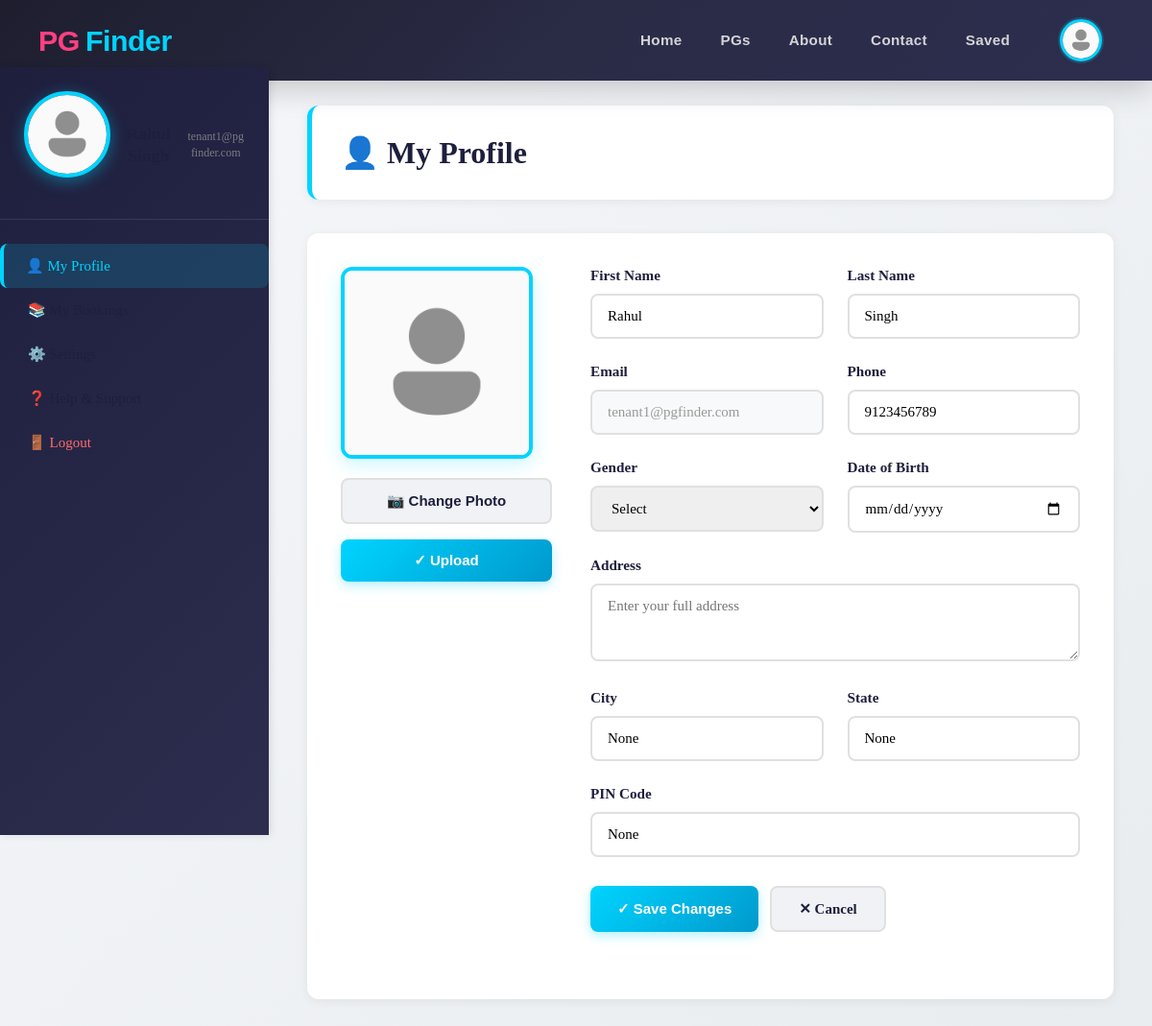
The page /user/my-profile/ (signed in) on the database its author committed.
### users/models.py (models this page shows, shortened)
class MyUser(AbstractBaseUser):
    email = models.EmailField(
        verbose_name="Email Address",
        max_length=255,
        unique=True,
    )
    username = models.CharField(max_length=50,unique=True)
    first_name = models.CharField(max_length=50)
    last_name = models.CharField(max_length=50)
    gender = models.CharField(max_length=30,blank=True,null=True, choices=[
        ('male','Male'),
        ('female','Female'),
    ])
    date_of_birth = models.DateField(blank=True, null=True)
    phone =  models.CharField(max_length=15,unique=True )
    profile_image = models.ImageField(upload_to='profile_images/', blank=True, null=True)
    is_owner = models.BooleanField(default=False)
    aadhar_card = models.CharField(max_length=20, unique=True, blank=True, null=True)
    address = models.TextField(blank=True, null=True)
    city = models.CharField(max_length=100, blank=True, null=True)
    state = models.CharField(max_length=100, blank=True, null=True)
    pin_code = models.CharField(max_length=10, blank=True, null=True)
    date_joined = models.DateTimeField(auto_now_add=True,blank=True)
    last_login = models.DateTimeField(auto_now_add=True)
    is_admin = models.BooleanField(default=False)
    is_staff = models.BooleanField(default=False)
    is_active = models.BooleanField(default=False)
    is_superadmin = models.BooleanField(default=False)
    objects = MyUserManager()
    USERNAME_FIELD = "email"
    REQUIRED_FIELDS = ["username","first_name", "last_name", "date_of_birth"]

### users/views.py (the view, shortened to what this page needs)
# urls.py: path('my-profile/', views.my_profile, name='my_profile'),
def my_profile(request):
    if not request.user.is_authenticated:
        return redirect('user_login')
    user = request.user
    pending_bookings_count = Booking.objects.filter(tenant=user, status='pending_payment_review').count()
    confirmed_bookings_count = Booking.objects.filter(tenant=user, status='confirmed').count()
    context = {
        'user_obj': user,
        'page': 'profile',
        'pending_bookings_count': pending_bookings_count,
        'confirmed_bookings_count': confirmed_bookings_count,
    }
    return render(request, 'users/dashboard/my_profile.html', context)

### templates/users/dashboard/my_profile.html (shortened to what this page needs)
{% extends 'base.html' %}
{% load static %}
{% block content %}
<div class="dashboard-container">
  <aside class="sidebar">
    <div class="sidebar-header">
      {% if user_obj.profile_image %}
        <img src="{{ user_obj.profile_image.url }}" alt="Avatar" class="sidebar-avatar">
      {% else %}
        <img src="{% static 'images/user.png' %}" alt="Avatar" class="sidebar-avatar">
      {% endif %}
      <div class="sidebar-name">{{ user_obj.first_name }} {{ user_obj.last_name }}</div>
      <div class="sidebar-email">{{ user_obj.email }}</div>
    </div>
    <ul class="sidebar-menu">
      <li><a href="{% url 'my_profile' %}" class="{% if request.resolver_match.url_name == 'my_profile' %}active{% endif %}"><span>👤 My Profile</span></a></li>
      <li><a href="{% url 'my_bookings_list' %}" class="{% if request.resolver_match.url_name == 'my_bookings_list' %}active{% endif %}">
        <span>📚 My Bookings</span>
      </a></li>
      <li><a href="{% url 'settings' %}" class="{% if request.resolver_match.url_name == 'settings' %}active{% endif %}"><span>⚙️ Settings</span></a></li>
      <li><a href="{% url 'help_support' %}" class="{% if request.resolver_match.url_name == 'help_support' %}active{% endif %}"><span>❓ Help & Support</span></a></li>
      <li><a href="{% url 'user_logout' %}" style="color: #ff6b6b;"><span>🚪 Logout</span></a></li>
    </ul>
  </aside>
  <main class="main-content">
    <div class="content-header">
      <h2>👤 My Profile</h2>
    </div>
    <div class="card">
      <div class="profile-section">
        <div class="profile-photo">
          {% if user_obj.profile_image %}
            <img id="profilePreview" src="{{ user_obj.profile_image.url }}" alt="Profile">
          {% else %}
            <img id="profilePreview" src="{% static 'images/user.png' %}" alt="Profile">
          {% endif %}
          <form method="post" enctype="multipart/form-data" id="photoForm" style="margin-top: 20px;">
            <div class="upload-btn-wrapper">
              <button type="button" class="btn btn-secondary" style="width:100%; margin-bottom:12px;">📷 Change Photo</button>
            </div>
            <button type="submit" form="photoForm" class="btn btn-primary" style="width:100%;">✓ Upload</button>
          </form>
        </div>
        <div>
          <form method="post">
            <div class="form-row">
              <div class="form-group">
                <label>First Name</label>
                <input type="text" name="first_name" value="{{ user_obj.first_name }}" required>
              </div>
              <div class="form-group">
                <label>Last Name</label>
                <input type="text" name="last_name" value="{{ user_obj.last_name }}" required>
              </div>
            </div>
            <div class="form-row">
              <div class="form-group">
                <label>Email</label>
                <input type="email" value="{{ user_obj.email }}" readonly>
              </div>
              <div class="form-group">
                <label>Phone</label>
                <input type="text" name="phone" value="{{ user_obj.phone }}" required>
              </div>
            </div>
            <div class="form-row">
              <div class="form-group">
                <label>Gender</label>
                <select name="gender">
                  <option value="">Select</option>
                </select>
              </div>
              <div class="form-group">
                <label>Date of Birth</label>
                <input type="date" name="date_of_birth" value="{{ user_obj.date_of_birth }}">
              </div>
            </div>
            <div class="form-group">
              <label>Address</label>
              <textarea name="address" rows="3" placeholder="Enter your full address">{{ user_obj.address }}</textarea>
            </div>
            <div class="form-row">
              <div class="form-group">
                <label>City</label>
                <input type="text" name="city" value="{{ user_obj.city }}" placeholder="Enter city">
              </div>
              <div class="form-group">
                <label>State</label>
                <input type="text" name="state" value="{{ user_obj.state }}" placeholder="Enter state">
              </div>
            </div>
            <div class="form-group">
              <label>PIN Code</label>
              <input type="text" name="pin_code" value="{{ user_obj.pin_code }}" placeholder="Enter PIN code">
            </div>
            <div class="btn-group">
              <button type="submit" class="btn btn-primary">✓ Save Changes</button>
              <a href="{% url 'home' %}" class="btn btn-secondary">✕ Cancel</a>
            </div>
          </form>
        </div>
      </div>
    </div>
  </main>
</div>
{% endblock %}

### PgFinder/static/css/nav.css (style rules this page uses)
* { margin: 0; padding: 0; box-sizing: border-box; }
html { margin: 0; padding: 0; }
body { margin: 0; padding: 0; padding-top: 70px; }
.sidebar-header { display: flex; align-items: center; gap: 14px; margin-bottom: 15px; padding-bottom: 15px; border-bottom: 2px solid #f0f0f0; }
.sidebar-name { font-weight: 700; color: #1e1f3d; margin: 0; font-size: 1.05rem; }
.sidebar-email { font-size: 0.8rem; color: #999; margin: 4px 0 0 0; word-break: break-all; line-height: 1.3; }
.sidebar-menu { list-style: none; padding: 0; margin: 12px 0; }
.sidebar-menu li { margin: 0; }
.sidebar-menu li a { color: #1e1f3d; text-decoration: none; }
.sidebar-menu a { display: block; padding: 12px 14px; color: #1e1f3d; text-decoration: none; border-radius: 8px; transition: all 0.3s ease; font-size: 0.95rem; font-weight: 500; }

### templates/users/dashboard/my_profile.html (style rules this page uses)
* { box-sizing: border-box; }
.dashboard-container { display: flex; min-height: 100vh; background: linear-gradient(135deg, #f5f7fa 0%, #e9ecef 100%); }
.sidebar { width: 280px; background: linear-gradient(135deg, #1e1f3d 0%, #2d2e4f 100%); color: white; padding: 25px 0; position: fixed; height: 100vh; overflow-y: auto; box-shadow: 2px 0 8px rgba(0,0,0,0.1); z-index: 1000; scrollbar-width: thin; scrollbar-color: rgba(0,212,255,0.3) transparent; }
.sidebar-header { padding: 0 25px 25px 25px; border-bottom: 1px solid rgba(255,255,255,0.1); margin-bottom: 25px; text-align: center; }
.sidebar-avatar { width: 90px; height: 90px; border-radius: 50%; border: 4px solid #00d4ff; object-fit: cover; margin: 0 auto 18px; display: block; box-shadow: 0 4px 16px rgba(0,212,255,0.4); }
.sidebar-name { font-weight: 700; font-size: 1.1rem; margin: 12px 0 8px; text-transform: capitalize; word-break: break-word; line-height: 1.3; }
.sidebar-email { font-size: 0.75rem; opacity: 0.75; word-break: break-all; line-height: 1.4; }
.sidebar-menu { list-style: none; padding: 0; margin: 0; }
.sidebar-menu li { margin: 0; }
.sidebar-menu a { display: flex; justify-content: space-between; align-items: center; padding: 14px 25px; color: rgba(255,255,255,0.8); text-decoration: none; transition: all 0.3s ease; border-left: 4px solid transparent; font-size: 15px; font-weight: 500; gap: 10px; }
.sidebar-menu a:hover, .sidebar-menu a.active { background: rgba(0,212,255,0.15); color: #00d4ff; border-left-color: #00d4ff; padding-left: 23px; }
.main-content { margin-left: 280px; flex: 1; padding: 40px; }
.content-header { background: white; padding: 30px; border-radius: 12px; margin-bottom: 35px; box-shadow: 0 2px 12px rgba(0,0,0,0.06); border-left: 5px solid #00d4ff; }
.content-header h2 { margin: 0; font-size: 32px; color: #1e1f3d; font-weight: 700; }
.card { background: white; border-radius: 12px; padding: 35px; box-shadow: 0 2px 12px rgba(0,0,0,0.06); margin-bottom: 25px; transition: box-shadow 0.3s ease; }
.form-group { margin-bottom: 25px; }
.form-group label { display: block; font-weight: 700; margin-bottom: 10px; color: #1e1f3d; font-size: 0.95rem; }
.form-group input, .form-group select, .form-group textarea { width: 100%; padding: 13px 16px; border: 2px solid #e0e0e0; border-radius: 8px; font-size: 15px; font-family: inherit; transition: all 0.3s ease; }
.form-group input:disabled, .form-group input[readonly] { background: #f8f9fa; color: #999; }
.form-row { display: grid; grid-template-columns: 1fr 1fr; gap: 25px; }
.btn-group { display: flex; gap: 12px; margin-top: 30px; }
.btn { padding: 13px 28px; border: none; border-radius: 8px; font-size: 15px; font-weight: 700; cursor: pointer; transition: all 0.3s ease; text-decoration: none; display: inline-block; }
.btn-primary { background: linear-gradient(135deg, #00d4ff 0%, #0099cc 100%); color: white; box-shadow: 0 4px 12px rgba(0,212,255,0.3); }
.btn-secondary { background: #f0f2f5; color: #1e1f3d; border: 2px solid #e0e0e0; }
.profile-section { display: grid; grid-template-columns: 220px 1fr; gap: 40px; margin-bottom: 35px; }
.profile-photo { text-align: center; }
.profile-photo img { width: 200px; height: 200px; border-radius: 12px; object-fit: cover; border: 4px solid #00d4ff; margin-bottom: 20px; box-shadow: 0 6px 20px rgba(0,212,255,0.2); display: block; }
.upload-btn-wrapper { position: relative; overflow: hidden; display: inline-block; width: 100%; }

### rows shown on the page
MyUser: email "tenant1@pgfinder.com", first_name "Rahul", last_name "Singh", phone "9123456789", city "None", state "None", pin_code "None"
